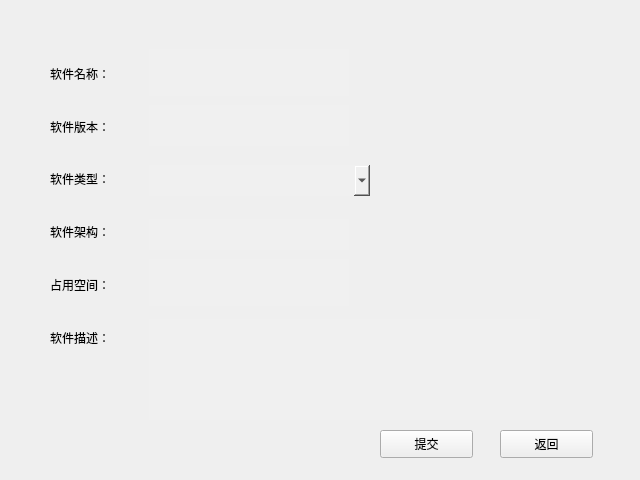
<?xml version="1.0" encoding="UTF-8"?>
<ui version="4.0">
 <class>softwarechange</class>
 <widget class="QWidget" name="softwarechange">
  <property name="geometry">
   <rect>
    <x>0</x>
    <y>0</y>
    <width>640</width>
    <height>480</height>
   </rect>
  </property>
  <property name="font">
   <font>
    <family>微软雅黑</family>
   </font>
  </property>
  <property name="windowTitle">
   <string>软件详情</string>
  </property>
  <widget class="QPushButton" name="pushButton">
   <property name="geometry">
    <rect>
     <x>380</x>
     <y>430</y>
     <width>93</width>
     <height>28</height>
    </rect>
   </property>
   <property name="text">
    <string>提交</string>
   </property>
  </widget>
  <widget class="QPushButton" name="pushButton_2">
   <property name="geometry">
    <rect>
     <x>500</x>
     <y>430</y>
     <width>93</width>
     <height>28</height>
    </rect>
   </property>
   <property name="text">
    <string>返回</string>
   </property>
  </widget>
  <widget class="QLineEdit" name="lineEdit">
   <property name="geometry">
    <rect>
     <x>149</x>
     <y>49</y>
     <width>200</width>
     <height>47</height>
    </rect>
   </property>
   <property name="styleSheet">
    <string notr="true">background-color: rgb(240, 240, 240);
border:none;</string>
   </property>
   <property name="text">
    <string/>
   </property>
  </widget>
  <widget class="QLineEdit" name="lineEdit_2">
   <property name="geometry">
    <rect>
     <x>149</x>
     <y>105</y>
     <width>200</width>
     <height>41</height>
    </rect>
   </property>
   <property name="styleSheet">
    <string notr="true">background-color: rgb(240, 240, 240);
border:none;</string>
   </property>
   <property name="text">
    <string/>
   </property>
  </widget>
  <widget class="QLineEdit" name="lineEdit_4">
   <property name="geometry">
    <rect>
     <x>149</x>
     <y>219</y>
     <width>200</width>
     <height>31</height>
    </rect>
   </property>
   <property name="styleSheet">
    <string notr="true">background-color: rgb(240, 240, 240);
border:none;</string>
   </property>
   <property name="text">
    <string/>
   </property>
  </widget>
  <widget class="QComboBox" name="comboBox">
   <property name="geometry">
    <rect>
     <x>149</x>
     <y>165</y>
     <width>221</width>
     <height>31</height>
    </rect>
   </property>
   <property name="styleSheet">
    <string notr="true">border:none;
background-color: rgb(240, 240, 240);</string>
   </property>
  </widget>
  <widget class="QLineEdit" name="lineEdit_5">
   <property name="geometry">
    <rect>
     <x>149</x>
     <y>259</y>
     <width>200</width>
     <height>47</height>
    </rect>
   </property>
   <property name="styleSheet">
    <string notr="true">background-color: rgb(240, 240, 240);
border:none;</string>
   </property>
   <property name="text">
    <string/>
   </property>
  </widget>
  <widget class="QTextEdit" name="textEdit">
   <property name="geometry">
    <rect>
     <x>149</x>
     <y>319</y>
     <width>391</width>
     <height>101</height>
    </rect>
   </property>
   <property name="styleSheet">
    <string notr="true">background-color: rgb(240, 240, 240);
border:none;</string>
   </property>
  </widget>
  <widget class="QWidget" name="layoutWidget">
   <property name="geometry">
    <rect>
     <x>50</x>
     <y>50</y>
     <width>77</width>
     <height>311</height>
    </rect>
   </property>
   <layout class="QVBoxLayout" name="verticalLayout">
    <item>
     <widget class="QLabel" name="label">
      <property name="text">
       <string>软件名称：</string>
      </property>
     </widget>
    </item>
    <item>
     <widget class="QLabel" name="label_2">
      <property name="text">
       <string>软件版本：</string>
      </property>
     </widget>
    </item>
    <item>
     <widget class="QLabel" name="label_3">
      <property name="text">
       <string>软件类型：</string>
      </property>
     </widget>
    </item>
    <item>
     <widget class="QLabel" name="label_4">
      <property name="text">
       <string>软件架构：</string>
      </property>
     </widget>
    </item>
    <item>
     <widget class="QLabel" name="label_5">
      <property name="text">
       <string>占用空间：</string>
      </property>
     </widget>
    </item>
    <item>
     <widget class="QLabel" name="label_6">
      <property name="text">
       <string>软件描述：</string>
      </property>
     </widget>
    </item>
   </layout>
  </widget>
 </widget>
 <resources/>
 <connections/>
</ui>
